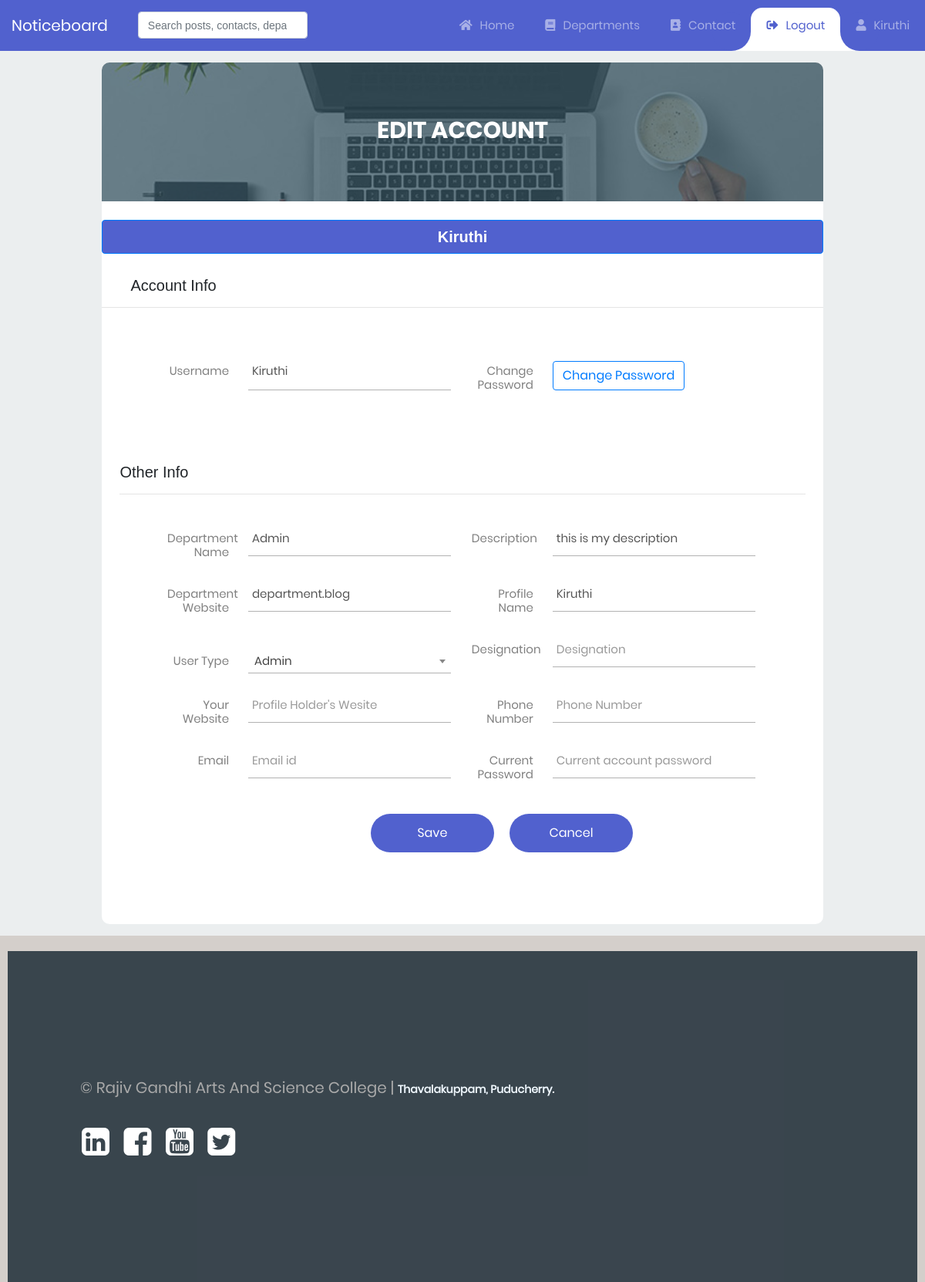
/edit_account.php (signed in), run on the app's committed database.
### tables this page shows
CREATE TABLE `departments` (
  `department` varchar(50) NOT NULL,
  `departmentId` int(10) NOT NULL,
  `dep_description` varchar(2000) NOT NULL,
  `linked` varchar(30) NOT NULL
);

### edit_account.php (the view, shortened to what this page needs)
<!DOCTYPE html>
<html lang="en">
<head>
    <link rel="stylesheet" href="css/main.css">
    <link rel="stylesheet" href="https://stackpath.bootstrapcdn.com/bootstrap/4.3.1/css/bootstrap.min.css">
    <link rel='stylesheet' href='https://cdnjs.cloudflare.com/ajax/libs/font-awesome/5.10.2/css/all.css'><link rel="stylesheet" href="./style.css">
	<link rel="stylesheet" type="text/css" href="fonts/font-awesome-4.7.0/css/font-awesome.min.css">
	<link rel="stylesheet" type="text/css" href="fonts/Linearicons-Free-v1.0.0/icon-font.min.css">
	<link rel="stylesheet" type="text/css" href="vendor/animate/animate.css">
	<link rel="stylesheet" type="text/css" href="vendor/css-hamburgers/hamburgers.min.css">
	<link rel="stylesheet" type="text/css" href="vendor/animsition/css/animsition.min.css">
	<link rel="stylesheet" type="text/css" href="vendor/select2/select2.min.css">
	<link rel="stylesheet" type="text/css" href="css/util.css">
	<link rel="stylesheet" type="text/css" href="css/style.css">
</head>
<body>
    <?php
        include 'header.php';
    ?>
    <div class="limiter">
		<div class="container-login100">
			<div class="wrap-login100">
				<div class="login100-form-title" style="background-image: url(img/bg-01.jpg);">
					<span class="login100-form-title-1">
						Edit Account
					</span>
				</div>
                <br>
                <?php
        require 'connect.php';
        $department=$dep_description=$link=$username=$name=$userlevel=$designation=$website=$phone=$email='';
        if (isset($_SESSION['username']) AND $_SESSION['departmentId']) {
            $departmentID =$_SESSION['departmentId'];
            $query = "SELECT * FROM departments WHERE departmentId='$departmentID'";
            $result = mysqli_query($mysql, $query) or die ("<h3>Sorry! Couldn't connect!</h3>");
            while ($row = mysqli_fetch_assoc($result)) {
                $department = $row['department'];
                $link = $row['linked'];
                $dep_description = $row['dep_description'];
                $query1 = "SELECT * FROM login_details WHERE departmentId='$departmentID'";
                $result1 = mysqli_query($mysql, $query1) or die ("<h3>Sorry! Couldn't connect!</h3>");
                while ($row1 = mysqli_fetch_assoc($result1)) {
                    $name = $row1['name'];
                    $username = $row1['username'];
                    echo '<h4 style="text-align: center;width:100%;font-weight:bolder;font-size:20px;background-color:#5161ce" class="btn btn-primary">'.$name.'</h4>';
                }
            }
        }
        ?>
                <br>
                <br>
                <div style="width: 100%;margin-bottom:-25px" >
                    <h5 style="margin-left:4% ;">Account Info</h5>
                    <hr>
                <form class="validate-form"  action="save_account.php" method="post">
                    <div class="login100-form">
                    <div class="wrap-input100 validate-input m-b-26" data-validate="Username is required">
						<span class="label-input100">Username</span>
						<input class="input100" type="text" name="username" placeholder="Enter username" value="<?=$username?>">
						<span class="focus-input100"></span>
					</div>
                    <div class="wrap-input100 m-b-26" style="border:none">
						<span class="label-input100">Change Password</span>
                        <a href="#" id="passwordPost" class="btn btn-outline-primary" style="margin-top: 10px;" data-toggle="modal" data-target="#passwordModal">Change Password</a>
					</div>
                    </div>
                </div>
                    <div style="width: 95%;margin:auto;margin-bottom:-25px">
                    <h5>Other Info</h5>
                    <hr>
                    </div>
				<div id="add-new-account" class="login100-form">
                    <div class="wrap-input100 validate-input m-b-26" data-validate="Department is required">
						<span class="label-input100">Department Name</span>
						<input class="input100" type="text" name="department" placeholder="Enter department name" value="<?=$department?>">
						<span class="focus-input100"></span>
					</div>
                    <div class="wrap-input100 validate-input m-b-26" data-validate="Description is required">
						<span class="label-input100"> Description</span>
						<input class="input100" type="text" name="description" placeholder="About department" value="<?=$dep_description?>">
						<span class="focus-input100"></span>
					</div>
                    <div class="wrap-input100 validate-input m-b-26" data-validate="Department Website is required">
						<span class="label-input100"> Department Website</span>
						<input class="input100" type="text" name="link" placeholder="Department Website" value="<?=$link?>">
						<span class="focus-input100"></span>
					</div>
                    <div class="wrap-input100 validate-input m-b-26" data-validate="Profile Name is required">
						<span class="label-input100"> Profile Name</span>
						<input class="input100" type="text" name="name" placeholder="Profile Name" value="<?=$name?>">
						<span class="focus-input100"></span>
					</div>
                    <div class="wrap-input100 validate-input m-b-18" data-validate = "User Type is required">
					<br>
						<span class="label-input100" style="margin-top:15px;">User Type</span>
					</div>
                    <div class="wrap-input100 validate-input m-b-26" data-validate="Designation is required">
						<span class="label-input100"> Designation</span>
						<input class="input100" type="text" name="designation" placeholder="Designation" value="<?=$designation?>">
						<span class="focus-input100"></span>
					</div>
                    <div class="wrap-input100 validate-input m-b-26" data-validate="Profile Holder's Wesite is required">
						<span class="label-input100">Your Website</span>
						<input class="input100" type="text" name="website" placeholder="Profile Holder's Wesite" value="<?=$website?>">
						<span class="focus-input100"></span>
					</div>
                    <div class="wrap-input100 validate-input m-b-26" data-validate="Phone Number is required">
						<span class="label-input100">Phone Number</span>
						<input class="input100" type="text" name="phone" placeholder="Phone Number" value="<?=$phone?>">
						<span class="focus-input100"></span>
					</div>
                    <div class="wrap-input100 validate-input m-b-26" data-validate="Email is required">
						<span class="label-input100">Email</span>
						<input class="input100" type="email" name="email" placeholder="Email id" value="<?=$email?>">
						<span class="focus-input100"></span>
					</div>
                    <div class="wrap-input100 validate-input m-b-26" data-validate="Your password is required">
                        <span class="label-input100">Current Password</span>
                        <input class="input100" type="password" name="password1" placeholder="Current account password">
                        <span class="focus-input100"></span>
                    </div>
					<div class="container-login100-form-btn">
						<button class="login100-form-btn" id="add_account">
							Save
						</button>
                        <a href="profile.php" style="margin-left: 20px;text-decoration:none;color:#fff" class="login100-form-btn">Cancel</a>
					</div>
                </div>
			</div>
		</div>
	</div>
    <?php
        include 'footer.php';
    ?>
</body>
</html>

### css/main.css (style rules this page uses)
* { margin: 0px; padding: 0px; box-sizing: border-box; }
body, html { height: 100%; font-family: Poppins-Regular, sans-serif; }
a { font-family: Poppins-Regular; font-size: 14px; line-height: 1.7; color: #666666; margin: 0px; transition: all 0.4s; -webkit-transition: all 0.4s; -o-transition: all 0.4s; -moz-transition: all 0.4s; }
h1,h2,h3,h4,h5,h6 { margin: 0px; }
input { outline: none; border: none; }
button { outline: none !important; border: none; background: transparent; }
.limiter { width: 100%; margin: 0 auto; }
.container-login100 { width: 100%; min-height: 100vh; display: -webkit-box; display: -webkit-flex; display: -moz-box; display: -ms-flexbox; display: flex; flex-wrap: wrap; justify-content: center; align-items: center; padding: 15px; background: #ebeeef; }
.wrap-login100 { width: 670px; background: #fff; border-radius: 10px; overflow: hidden; position: relative; }
.login100-form-title { width: 100%; position: relative; z-index: 1; display: -webkit-box; display: -webkit-flex; display: -moz-box; display: -ms-flexbox; display: flex; flex-wrap: wrap; flex-direction: column; align-items: center; background-repeat: no-repeat; background-size: cover; background-position: center; padding: 70px 15px 74px 15px; }
.login100-form-title-1 { font-family: Poppins-Bold; font-size: 30px; color: #fff; text-transform: uppercase; line-height: 1.2; text-align: center; }
.login100-form-title::before { content: ""; display: block; position: absolute; z-index: -1; width: 100%; height: 100%; top: 0; left: 0; background-color: rgba(54,84,99,0.7); }
.login100-form { width: 100%; display: -webkit-box; display: -webkit-flex; display: -moz-box; display: -ms-flexbox; display: flex; flex-wrap: wrap; justify-content: space-between; padding: 43px 88px 93px 190px; }
.wrap-input100 { width: 100%; position: relative; border-bottom: 1px solid #b2b2b2; }
.label-input100 { font-family: Poppins-Regular; font-size: 15px; color: #808080; line-height: 1.2; text-align: right; position: absolute; top: 14px; left: -105px; width: 80px; }
.input100 { font-family: Poppins-Regular; font-size: 15px; color: #555555; line-height: 1.2; border: none; display: block; width: 100%; background: transparent; padding: 0 5px; }
.focus-input100 { position: absolute; display: block; width: 100%; height: 100%; top: 0; left: 0; pointer-events: none; }
.focus-input100::before { content: ""; display: block; position: absolute; bottom: -1px; left: 0; width: 0; height: 1px; -webkit-transition: all 0.6s; -o-transition: all 0.6s; -moz-transition: all 0.6s; transition: all 0.6s; background: #5161ce; }
input.input100 { height: 45px; }
.container-login100-form-btn { width: 100%; display: -webkit-box; display: -webkit-flex; display: -moz-box; display: -ms-flexbox; display: flex; justify-content: flex-end; flex-wrap: wrap; }
.login100-form-btn { display: -webkit-box; display: -webkit-flex; display: -moz-box; display: -ms-flexbox; display: flex; justify-content: center; align-items: center; padding: 0 20px; min-width: 160px; height: 50px; background-color: #5161ce; border-radius: 25px; font-family: Poppins-Regular; font-size: 16px; color: #fff; line-height: 1.2; -webkit-transition: all 0.4s; -o-transition: all 0.4s; -moz-transition: all 0.4s; transition: all 0.4s; }
.validate-input { position: relative; }

### css/style.css (style rules this page uses)
*, *:before, *:after { box-sizing: border-box; }
html { overflow-y: scroll; }
body { background: #d4cfcb; font-family: 'Titillium Web', sans-serif; }
.contacts ul li h3, h4 { font-weight: bold; margin-bottom: 5px; }

### edit_account.php (style rules this page uses)
@media (min-width:1150px) { .wrap-login100 { width: 80%; } }
@media (min-width:1150px) { .wrap-input100 { width: 40%; } }
@media (min-width:1150px) { .container-login100-form-btn { margin-top: 20px; justify-content: center; } }

### data on the page
departments: department "Admin", description "this is my description", link "department.blog"

### other printed values
$_SESSION['name'] "Kiruthi"
$name "Kiruthi"
